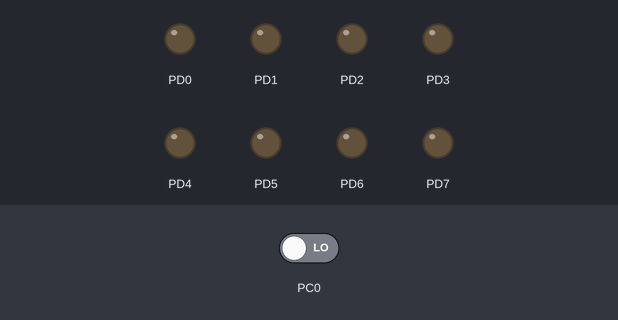
Bench run of a program on a simulated ATmega128, built with avr-gcc and emulated at 8 MHz. Parts: output pins drawn as LEDs (lit = HIGH). Dashed ring = blinking. The test bench sets the inputs (shaded band); at power-on: PC0 LOW.

Above: at 1.8 s.
1.9 s: PC0 driven HIGH
At 2.12 s:
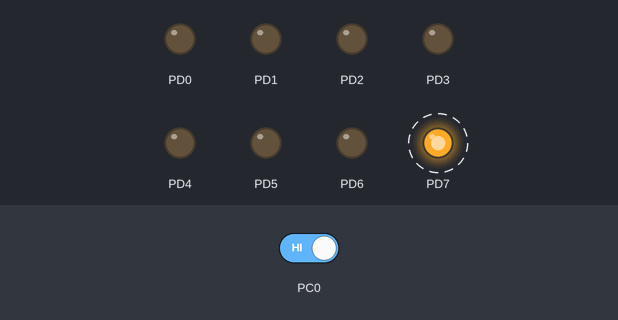
4.9 s: PC0 driven LOW
At 6.0 s:
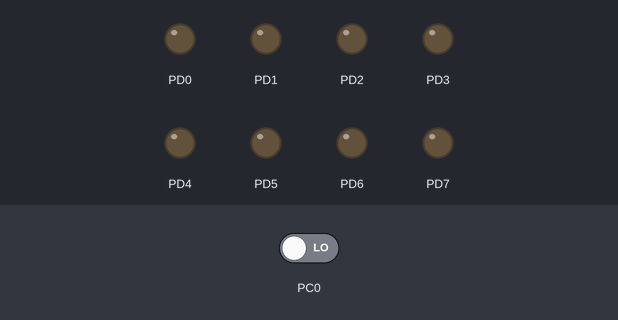
Timing chart, 0 to 7.9 s (numbered marks = the images above; inputs shaded):
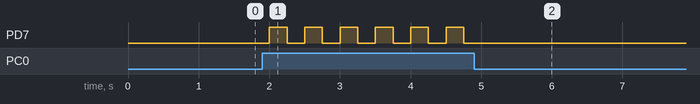

The program:

main.c
```c
/*
 * B.3.c
 *
 * Created: 1-2-2018 16:46:33
 * Author : larsv
 */
#define F_CPU 8000000

#include <avr/io.h>
#include <util/delay.h>

void wait( int ms ){
	for (int i=0; i<ms; i++)
	{
		_delay_ms( 1 );
	}
}

int main(void)
{
    DDRD = 0b11111111;
	DDRC = 0b00000000;
    while (1)
    {
		if((PINC & 0b00000001) == 1){
			PORTD = 0b10000000;
			wait(250);
			PORTD = 0b00000000;
			wait(250);
		}
		else {
			PORTD = 0b00000000;
			wait(500);
		}
    }
	return 1;
}
```

Measured:
- after the input at 1.9 s, PD7: alternates HIGH for 0.25 s and LOW for 0.25 s, starting after 0.10 s
- after the input at 4.9 s, PD7: stops changing and stays LOW
